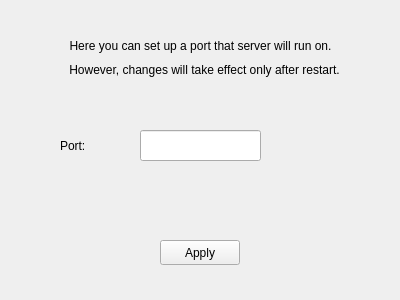
<?xml version="1.0" encoding="UTF-8"?>
<ui version="4.0">
 <class>ConfDialog</class>
 <widget class="ConfDialog" name="ConfDialog">
  <property name="geometry">
   <rect>
    <x>0</x>
    <y>0</y>
    <width>400</width>
    <height>300</height>
   </rect>
  </property>
  <property name="windowTitle">
   <string>Dialog</string>
  </property>
  <widget class="QLabel" name="label">
   <property name="geometry">
    <rect>
     <x>60</x>
     <y>130</y>
     <width>71</width>
     <height>31</height>
    </rect>
   </property>
   <property name="text">
    <string>Port:</string>
   </property>
  </widget>
  <widget class="QLineEdit" name="lineEdit">
   <property name="geometry">
    <rect>
     <x>140</x>
     <y>130</y>
     <width>121</width>
     <height>31</height>
    </rect>
   </property>
  </widget>
  <widget class="QLabel" name="label_2">
   <property name="geometry">
    <rect>
     <x>50</x>
     <y>30</y>
     <width>301</width>
     <height>31</height>
    </rect>
   </property>
   <property name="text">
    <string>Here you can set up a port that server will run on.</string>
   </property>
   <property name="alignment">
    <set>Qt::AlignCenter</set>
   </property>
  </widget>
  <widget class="QLabel" name="label_3">
   <property name="geometry">
    <rect>
     <x>54</x>
     <y>60</y>
     <width>301</width>
     <height>20</height>
    </rect>
   </property>
   <property name="text">
    <string>However, changes will take effect only after restart.</string>
   </property>
   <property name="alignment">
    <set>Qt::AlignCenter</set>
   </property>
  </widget>
  <widget class="QPushButton" name="pushButton">
   <property name="geometry">
    <rect>
     <x>160</x>
     <y>240</y>
     <width>80</width>
     <height>25</height>
    </rect>
   </property>
   <property name="text">
    <string>Apply</string>
   </property>
  </widget>
 </widget>
 <customwidgets>
  <customwidget>
   <class>ConfDialog</class>
   <extends>QWidget</extends>
   <header>confdialog.h</header>
   <container>1</container>
  </customwidget>
 </customwidgets>
 <resources/>
 <connections/>
</ui>
